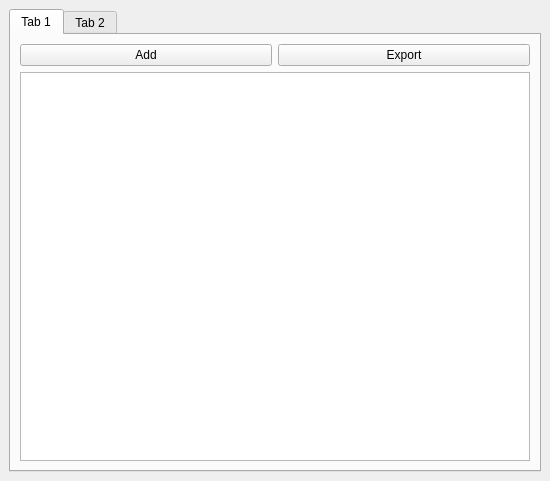
<?xml version="1.0" encoding="UTF-8"?>
<ui version="4.0">
 <class>MainWindow</class>
 <widget class="QMainWindow" name="MainWindow">
  <property name="geometry">
   <rect>
    <x>0</x>
    <y>0</y>
    <width>550</width>
    <height>481</height>
   </rect>
  </property>
  <property name="windowTitle">
   <string>MainWindow</string>
  </property>
  <widget class="QWidget" name="centralwidget">
   <layout class="QVBoxLayout" name="verticalLayout_2">
    <item>
     <widget class="QTabWidget" name="tabWidget">
      <property name="currentIndex">
       <number>0</number>
      </property>
      <widget class="QWidget" name="General">
       <attribute name="title">
        <string>Tab 1</string>
       </attribute>
       <layout class="QVBoxLayout" name="verticalLayout">
        <item>
         <layout class="QHBoxLayout" name="horizontalLayout">
          <item>
           <widget class="QPushButton" name="pushButton_2">
            <property name="text">
             <string>Add</string>
            </property>
           </widget>
          </item>
          <item>
           <widget class="QPushButton" name="pushButton_3">
            <property name="text">
             <string>Export</string>
            </property>
           </widget>
          </item>
         </layout>
        </item>
        <item>
         <widget class="QTableView" name="tableView"/>
        </item>
       </layout>
      </widget>
      <widget class="QWidget" name="Prevention">
       <attribute name="title">
        <string>Tab 2</string>
       </attribute>
      </widget>
     </widget>
    </item>
   </layout>
  </widget>
  <widget class="QMenuBar" name="menubar">
   <property name="geometry">
    <rect>
     <x>0</x>
     <y>0</y>
     <width>550</width>
     <height>21</height>
    </rect>
   </property>
  </widget>
  <action name="actionOuvrir_logs">
   <property name="text">
    <string>Ouvrir logs</string>
   </property>
  </action>
  <action name="actionConfigurer_app">
   <property name="text">
    <string>Configurer app</string>
   </property>
  </action>
  <action name="actionConfigurer_serveur">
   <property name="text">
    <string>Configurer serveur</string>
   </property>
  </action>
 </widget>
 <resources/>
 <connections/>
</ui>
